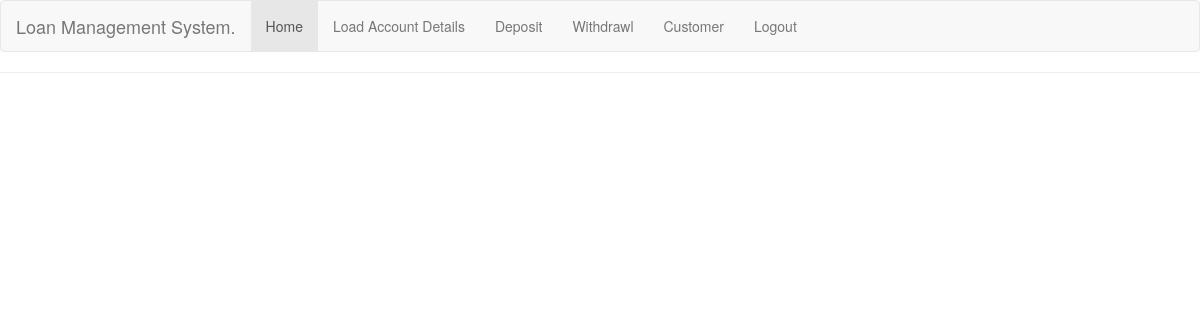
Before: /customer_list/ (signed in) with the older database file.
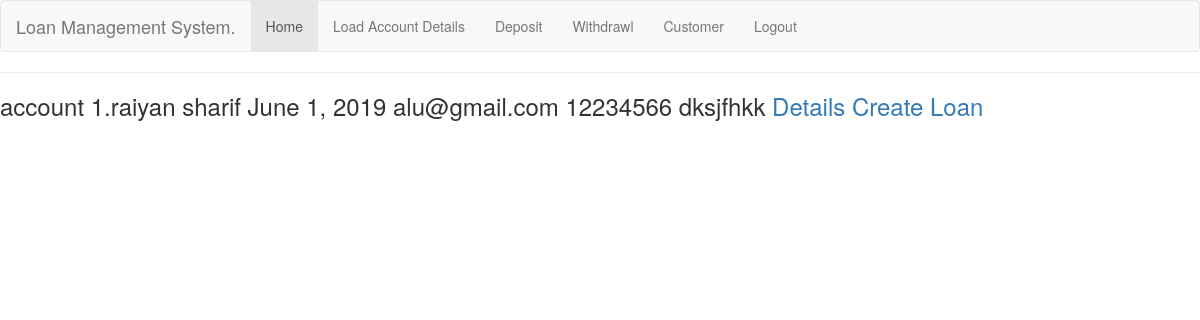
After: the same page with the newer database file.
### accounts/models.py (models this page shows, shortened)
class BankCustomer(models.Model):
    account_no = models.CharField(max_length=150, unique=True, default="")
    full_name = models.CharField(max_length=50, default="", blank=False)
    birth_date = models.DateField(null=True, blank=True)
    email = models.EmailField(unique=True, blank=False)
    contact_no = models.CharField(unique=True, null=True, blank=True, max_length=20)
    Address = models.CharField(max_length=512)
    city = models.CharField(max_length=256)
    country = models.CharField(max_length=256)
    nationality = models.CharField(max_length=256)
    occupation = models.CharField(max_length=256)
    monthly_income = models.CharField(max_length=30)

### accounts/views.py (the view)
# urls.py: path('customer_list/',ListOfBankCustomer.as_view(),name='customer_list'),
class ListOfBankCustomer(ListView):
    model = BankCustomer
    template_name = 'accounts/customer_list.html'

### accounts/templates/accounts/customer_list.html (shortened to what this page needs)
{% extends 'base.html' %}
{% block content %}
<h2>{{ title }}</h2><hr>
<form method="POST" action="" enctype='multipart/form-data'>
    {% if request.user.is_authenticated %}
    {% for customer in object_list %}
    <h3>account {{customer.pk}}.{{customer.full_name}}  {{customer.birth_date}}  {{customer.email}}
        {{customer.contact_no}}  {{customer.occupation}}  {{customer.monthly_income}} <a href="{% url 'customer_details' pk=customer.pk %}">Details</a> <a href= "{% url 'loan_create' %}">Create Loan</a></h3>
    <br>
    {% endfor %}
     {% endif %}
</form>
{% endblock content %}

Changed rows visible on the page:
added BankCustomer: pk "1", full_name "raiyan sharif", birth_date "June 1, 2019", email "alu@gmail.com", contact_no "12234566", occupation "dksjfhkk"
